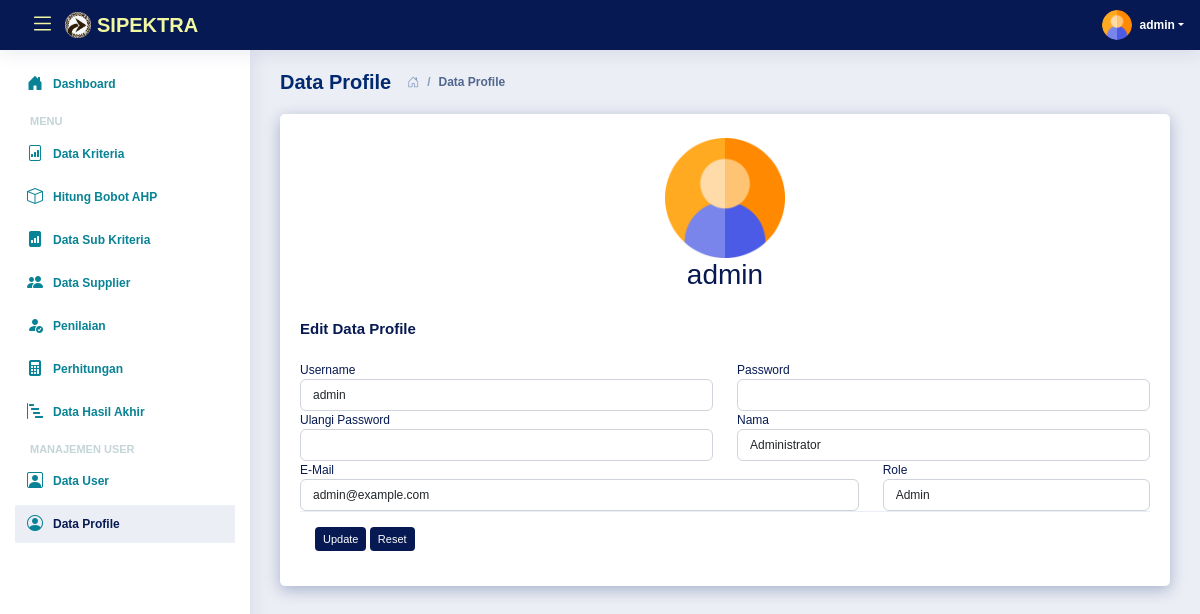
Page /list-profile.php (signed in) on the committed database.
### tables this page shows
CREATE TABLE `user` (
  `id_user` int(11) NOT NULL,
  `username` varchar(50) NOT NULL,
  `password` varchar(255) NOT NULL,
  `nama` varchar(100) NOT NULL,
  `email` varchar(100) NOT NULL,
  `role` int(11) NOT NULL
);

### includes/functions.php (called while the page is built, shortened)
<?php
function get_role()
{
	if (isset($_SESSION['user_id']) && isset($_SESSION['role'])) {
		if ($_SESSION['role'] == '1') {
			return 'admin';
		} elseif ($_SESSION['role'] == '2') {
			return 'user';
		} elseif ($_SESSION['role'] == '3') {
			return 'supplier';
		} else {
			return false;
		}
	} else {
		return false;
	}
}
?>

### list-profile.php (the view, shortened to what this page needs)
<?php require_once('includes/init.php');
$user_role = get_role();
if ($user_role == 'admin' || $user_role == 'user' || $user_role == 'supplier') {
	?>
	<?php
	$id_user = $_SESSION["user_id"];
	?>
	<?php
	require_once('template/header.php');
	?>
	<div class="d-sm-flex align-items-center justify-content-between">
		<div class="pagetitle d-flex align-items-center">
			<h1 class="me-3">Data Profile</h1>
			<nav>
				<ol class="breadcrumb mb-0">
					<li class="breadcrumb-item"><a href="index.php"><i class="bi bi-house-door"></i></a></li>
					<li class="breadcrumb-item active" aria-current="page">Data Profile</li>
				</ol>
			</nav>
		</div>
	</div>
	<div class="row">
		<div class="form-group col-xl-12">
			<div class="card">
				<div class="card-body">
					<div class="profile-card pt-4 d-flex flex-column align-items-center">
						<img src="assets/img/user.png" alt="Profile" class="rounded" />
						<h3><?php echo $_SESSION['username']; ?></h3>
					</div>
					<?php
					if (!$id_user) {
						?>
						<div class="alert alert-danger">Data tidak ada</div>
						<?php
					} else {
						$data = mysqli_query($koneksi, "SELECT * FROM user WHERE id_user='$id_user'");
						$cek = mysqli_num_rows($data);
						if ($cek <= 0) {
							?>
							<div class="alert alert-danger">Data tidak ada</div>
							<?php
						} else {
							while ($d = mysqli_fetch_array($data)) {
								?>
								<h5 class="card-title">Edit Data Profile</h5>
								<form action="" method="post">
									<div class="row">
										<div class="form-group col-md-6">
											<label class="font-weight-bold">Username</label>
											<input autocomplete="off" type="text" readonly required
												value="<?php echo $d['username']; ?>" class="form-control" />
										</div>
										<div class="form-group col-md-6">
											<label class="font-weight-bold">Password</label>
											<input autocomplete="off" type="password" name="password" class="form-control" />
										</div>
										<div class="form-group col-md-6">
											<label class="font-weight-bold">Ulangi Password</label>
											<input autocomplete="off" type="password" name="password2" class="form-control" />
										</div>
										<div class="form-group col-md-6">
											<label class="font-weight-bold">Nama</label>
											<input autocomplete="off" type="text" name="nama" required value="<?php echo $d['nama']; ?>"
												class="form-control" />
										</div>
										<div class="form-group col-md-8">
											<label class="font-weight-bold">E-Mail</label>
											<input autocomplete="off" type="email" name="email" required
												value="<?php echo $d['email']; ?>" class="form-control" />
										</div>
										<div class="form-group col-md-4">
											<label class="font-weight-bold">Role</label>
											<input type="text" class="form-control" value="<?php
											if ($d['role'] == 1) {
												echo 'Admin';
											} elseif ($d['role'] == 2) {
												echo 'User';
											} elseif ($d['role'] == 3) {
												echo 'Supplier';
											} else {
												echo 'Unknown';
											}
											?>" readonly />
										</div>
									</div>
									<div class="card-footer text-right">
										<button name="submit" value="submit" type="submit" class="btn btn-success btn-sm"> Update</button>
										<button type="reset" class="btn btn-info btn-sm"><i class="fa fa-sync-alt"></i> Reset</button>
									</div>
								</form>
								<?php
							}
						}
					}
					?>
				</div>
			</div>
		</div>
	</div>
	<?php
	require_once('template/footer.php');
} else {
	header('Location: login.php');
}
?>

### assets/css/style.css (style rules this page uses)
:root { scroll-behavior: smooth; }
body { font-family: "Montserrat", sans-serif; background: #eceef5; color: #071952; }
a { color: #1A5319; text-decoration: none; }
h1, h2, h3, h4, h5, h6 { font-family: "Montserrat", sans-serif; }
.pagetitle { margin-bottom: 20px; }
.pagetitle h1 { font-size: 20px; margin-bottom: 0; font-weight: 600; color: #012970; }
.card { margin-bottom: 30px; border: none; border-radius: 5px; box-shadow: 0px 4px 15px rgba(1, 41, 112, 0.3); }
.card-header, .card-footer { border-color: #ebeef4; background-color: #fff; color: #798eb3; padding: 15px; }
.card-title { padding: 20px 0 15px 0; font-size: 15px; font-weight: 600; color: #071952; font-family: "Montserrat", sans-serif; }
.card-body { padding: 0 20px 20px 20px; font-size: 12px; }
.btn-sm { font-size: 11px; background-color:#071952 ; color: #fff; border: none; }
.breadcrumb { font-size: 12px; font-family: "Montserrat", sans-serif; color: #899bbd; font-weight: 600; }
.breadcrumb a { color: #899bbd; transition: 0.3s; }
.breadcrumb .breadcrumb-item::before { color: #899bbd; }
.breadcrumb .active { color: #51678f; font-weight: 600; }
.form-control { font-size: 12px; }
.profile-card img { max-width: 120px; }

### rows in the picture
user: username "admin", nama "Administrator", email "admin@example.com", role "Admin"

### other values in the picture
$_SESSION['username'] "admin"
